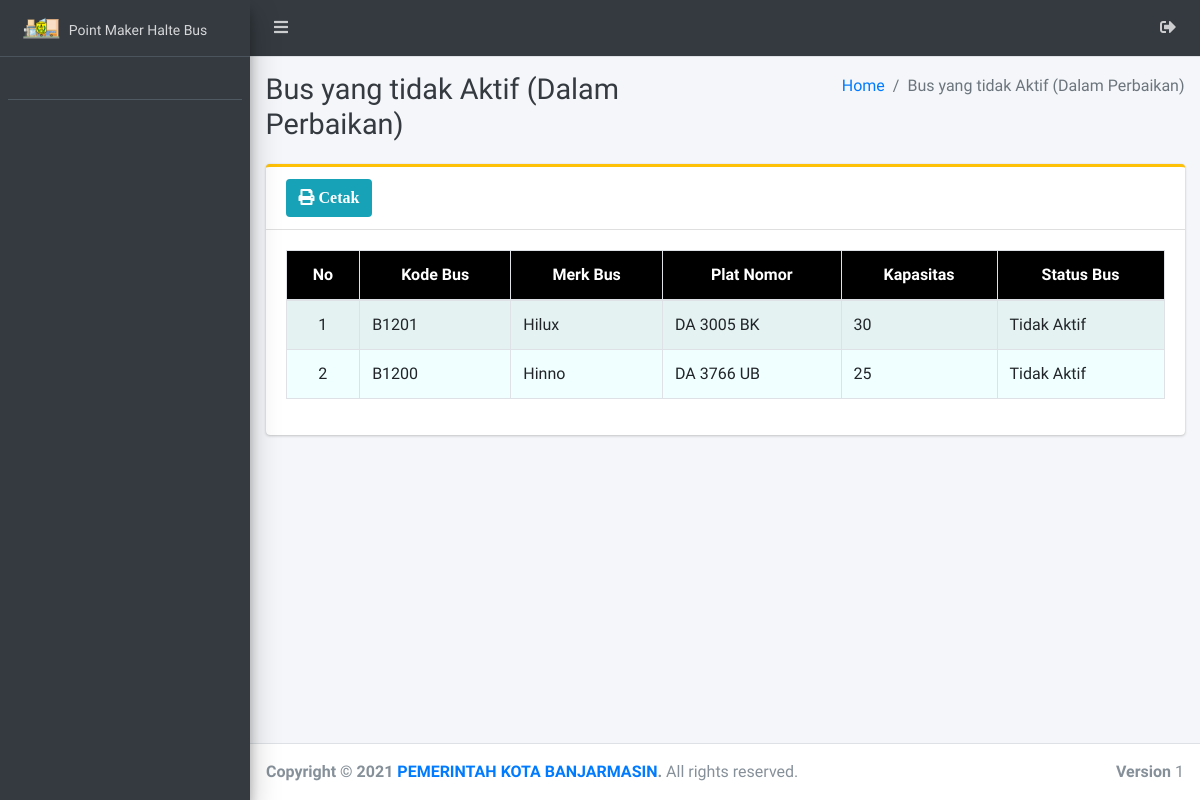
Before: /admin/perbaikan/index.php with the older database file.
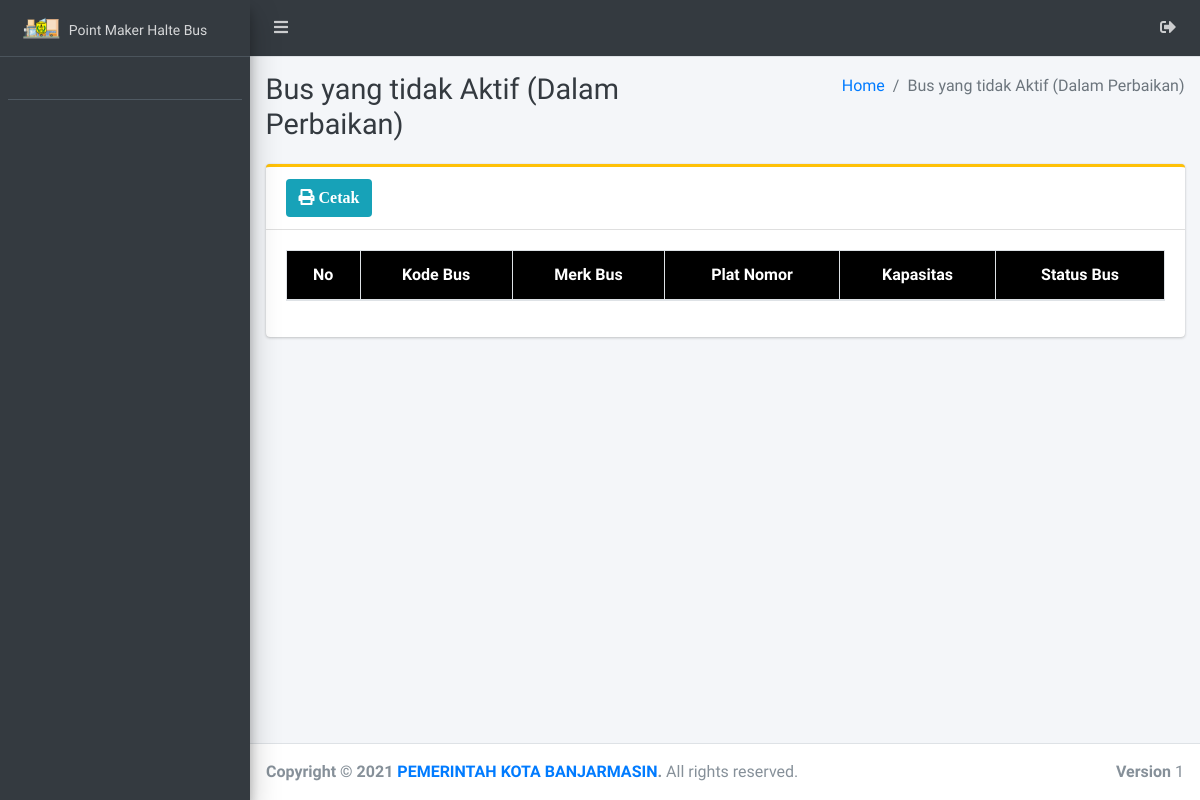
After: the same page with the newer database file.
### tables this page shows
CREATE TABLE `bus` (
  `id_bus` int(11) NOT NULL,
  `kd_bus` varchar(25) NOT NULL,
  `merk_bus` varchar(20) NOT NULL,
  `plat_nomor` varchar(100) NOT NULL,
  `kapasitas` varchar(15) NOT NULL,
  `status_bus` varchar(25) NOT NULL
);

### admin/perbaikan/index.php (the view, shortened to what this page needs)
<?php
require '../../config/koneksi.php';
?>
<!DOCTYPE html>
<html>
<?php
include '../../templates/head.php';
?>
<body class="hold-transition sidebar-mini layout-fixed">
    <div class="wrapper">
        <?php
        include '../../templates/navbar.php';
        ?>
        <?php
        include '../../templates/sidebar.php';
        ?>
        <div class="content-wrapper">
            <div class="content-header">
                <div class="container-fluid">
                    <div class="row mb-2">
                        <div class="col-sm-6">
                            <h1 class="m-0 text-dark">Bus yang tidak Aktif (Dalam Perbaikan)</h1>
                        </div>
                        <div class="col-sm-6">
                            <ol class="breadcrumb float-sm-right">
                                <li class="breadcrumb-item"><a href="#">Home</a></li>
                                <li class="breadcrumb-item active">Bus yang tidak Aktif (Dalam Perbaikan)</li>
                            </ol>
                        </div>
                    </div>
                </div>
            </div>
            <section class="content">
                <div class="container-fluid">
                    <div class="row">
                        <div class="col-12">
                            <div class="card card-warning card-outline">
                                <div class="card-header">
                                    <a href="print" target="blank" class="btn bg-info"><i class="fa fa-print"> Cetak</i></a>
                                </div>
                                <div class="card-body">
                                    <div class="table-responsive">
                                        <table id="example1" class="table table-bordered table-striped">
                                            <thead class="bg-black">
                                                <tr align="center">
                                                    <th>No</th>
                                                    <th>Kode Bus</th>
                                                    <th>Merk Bus</th>
                                                    <th>Plat Nomor</th>
                                                    <th>Kapasitas</th>
                                                    <th>Status Bus</th>
                                                </tr>
                                            </thead>
                                            <tbody style="background-color: azure">
                                            <?php
                                            $no = 1;
                                            $data = $koneksi->query("SELECT * FROM bus WHERE status_bus = 'Tidak Aktif'");
                                            while ($row = $data->fetch_array()) {
                                            ?>
                                                    <tr>
                                                        <td align="center"><?= $no++ ?></td>
                                                        <td><?= $row['kd_bus'] ?></td>
                                                        <td><?= $row['merk_bus'] ?></td>
                                                        <td><?= $row['plat_nomor'] ?></td>
                                                        <td><?= $row['kapasitas'] ?></td>
                                                        <td><?= $row['status_bus'] ?></td>
                                                    </tr>
                                                    <?php } ?>
                                                </tbody>
                                        </table>
                                    </div>
                                </div>
                            </div>
                        </div>
                    </div>
                </div>
            </section>
        </div>
        <?php include_once "../../templates/footer.php"; ?>
    </div>
</body>
</html>

Changed rows visible on the page:
no longer on this page (row edited): bus: kd_bus "B1201", merk_bus "Hilux", plat_nomor "DA 3005 BK", kapasitas "30", status_bus "Tidak Aktif"
no longer on this page (row edited): bus: kd_bus "B1200", merk_bus "Hinno", plat_nomor "DA 3766 UB", kapasitas "25", status_bus "Tidak Aktif"
